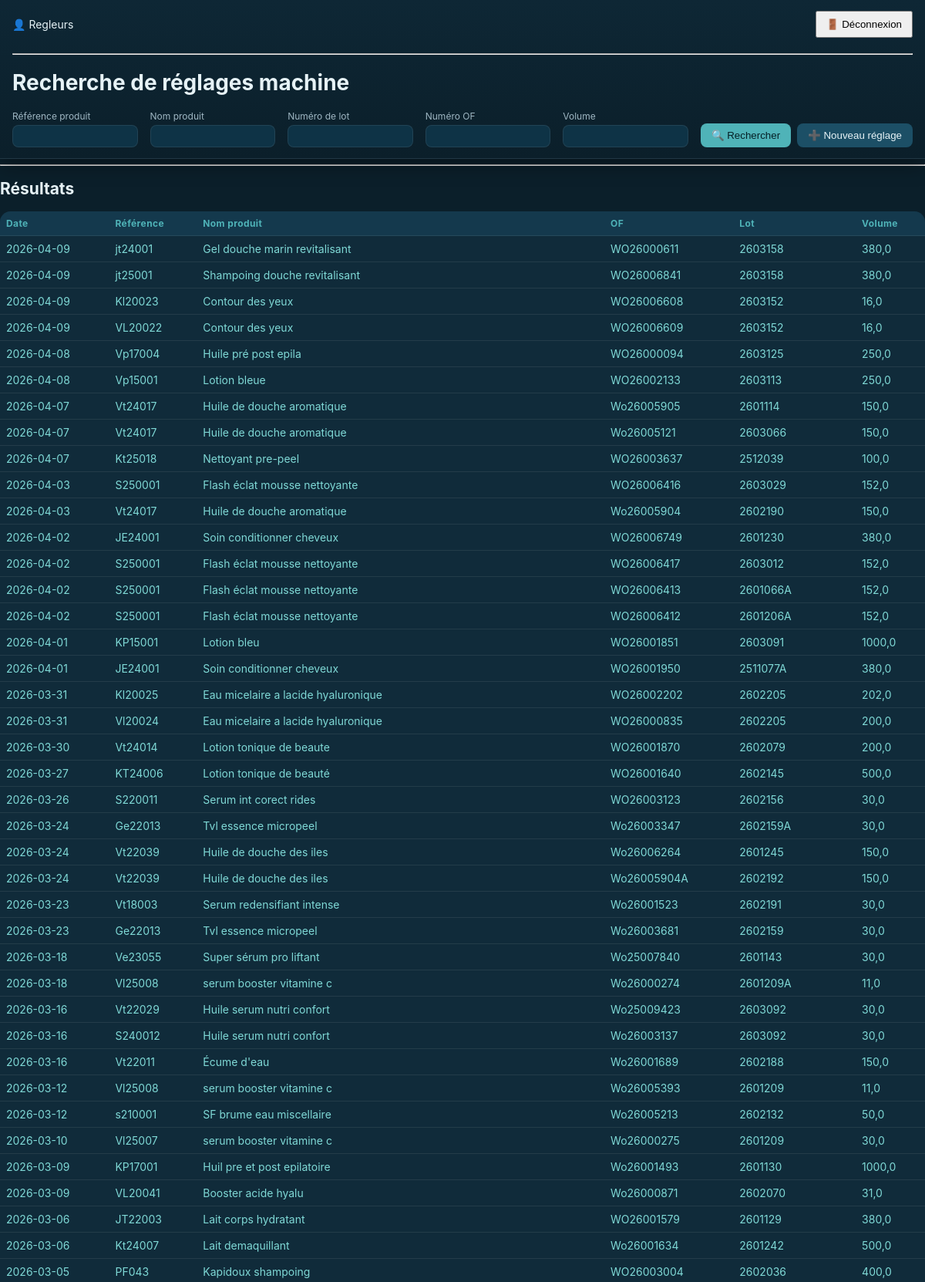
Page /recherche/ (signed in, upper part) on the committed database.
### machines/models.py (models this page shows, shortened)
class ReglageEKO(models.Model):
    ref = models.CharField(max_length=200)
    nom_produit = models.CharField(max_length=200, blank=True)
    numeros_of = models.CharField(
        max_length=100,
        null=True,       # ✅ OBLIGATOIRE
        blank=True,      # ✅ OBLIGATOIRE
        unique=True,
        db_index=True,
    )
    numeros_lot = models.CharField(max_length=100, db_index=True)
    of_precedent = models.ForeignKey(
    "self",
    null=True,
    blank=True,
    on_delete=models.SET_NULL,
    related_name="precedents"
    )
    of_lavage = models.ForeignKey(
    "self",
    null=True,
    blank=True,
    on_delete=models.SET_NULL,
    related_name="lavages"
    )
    date_reglage = models.DateField(null=True, blank=True)
    regleur = models.CharField(max_length=50, blank=True)
    observation = models.CharField(max_length=1000, null=True, blank=True)
    moussant = models.CharField(max_length=10, blank=True)
    ref_flacon = models.CharField(max_length=100, blank=True)
    programme = models.CharField(max_length=50, blank=True)
    godet = models.ForeignKey(Godet, null=True, blank=True, on_delete=models.SET_NULL)
    butee_vis = models.ForeignKey(Bute, null=True, blank=True, on_delete=models.SET_NULL)
    pince_vis = models.ForeignKey(Pince, null=True, blank=True, on_delete=models.SET_NULL)
    pince_f = models.ForeignKey(PinceF, null=True, blank=True, on_delete=models.SET_NULL)
    volume = models.FloatField(null=True, blank=True)
    volume_demarrage = models.FloatField(null=True, blank=True)
    filtre = models.CharField(max_length=10, blank=True)
    pompe_1 = models.CharField(max_length=10, null=True, blank=True)
    motorise_1 = models.CharField(max_length=10, blank=True)
    valeur_1 = models.FloatField(null=True, blank=True)
    bute_bec_1 = models.CharField(max_length=50, null=True, blank=True)
    tube_bec_1 = models.ForeignKey(Bec, null=True, blank=True, on_delete=models.SET_NULL, related_name="tubes_bec_p1")
    centerur_1 = models.ForeignKey(Centreur, null=True, blank=True, on_delete=models.SET_NULL, related_name="p1")
    pompe_2 = models.CharField(max_length=10, null=True, blank=True)
    motorise_2 = models.CharField(max_length=10, blank=True)
    valeur_2 = models.FloatField(null=True, blank=True)
    bute_bec_2 = models.CharField(max_length=50, null=True, blank=True)
    tube_bec_2 = models.ForeignKey(Bec, null=True, blank=True, on_delete=models.SET_NULL, related_name="tubes_bec_p2")
    centerur_2 = models.ForeignKey(Centreur, null=True, blank=True, on_delete=models.SET_NULL, related_name="p2")
    pompe_3 = models.CharField(max_length=50, null=True, blank=True)
    motorise_3 = models.CharField(max_length=10, blank=True)
    valeur_3 = models.FloatField(null=True, blank=True)
    bute_bec_3 = models.CharField(max_length=50, null=True, blank=True)
    tube_bec_3 = models.ForeignKey(Bec, null=True, blank=True, on_delete=models.SET_NULL, related_name="tubes_bec_p3")
    centerur_3 = models.ForeignKey(Centreur, null=True, blank=True, on_delete=models.SET_NULL, related_name="p3")
    pompe_4 = models.CharField(max_length=10, null=True, blank=True)
    valeur_4 = models.FloatField(null=True, blank=True)
    bute_bec_4 = models.CharField(max_length=50, null=True, blank=True)
    tube_bec_4 = models.ForeignKey(Bec, null=True, blank=True, on_delete=models.SET_NULL, related_name="tubes_bec_p4")
    centerur_4 = models.ForeignKey(Centreur, null=True, blank=True, on_delete=models.SET_NULL, related_name="p4")
    type_bec = models.CharField(max_length=50, blank=True)
    h_machine = models.FloatField(null=True, blank=True)
    ctrl_jus_h = models.CharField(max_length=10, blank=True)
    ctrl_jus_prof = models.CharField(max_length=10, blank=True)
    ctrl_ultra = models.CharField(max_length=10, blank=True)
    h_compo_1 = models.FloatField(null=True, blank=True)
    presence_marteau = models.CharField(max_length=10, blank=True)
    h_marteau = models.FloatField(null=True, blank=True)
    embout = models.CharField(max_length=50, blank=True)
    h_compo_2 = models.FloatField(null=True, blank=True)
    presence_visseuse = models.CharField(max_length=10, blank=True)
    couple_vis = models.FloatField(null=True, blank=True)
    h_pince_ext = models.FloatField(null=True, blank=True)
    h_pince_int = models.FloatField(null=True, blank=True)
    cadence = models.FloatField(null=True, blank=True)
    visseuse = models.CharField(max_length=50, blank=True)
    h_finale = models.FloatField(null=True, blank=True)
    convoyeur = models.CharField(max_length=50, blank=True)
    cames_bec_on = models.CharField(max_length=50, blank=True)
    cames_bec_off = models.CharField(max_length=50, blank=True)
    presence_cueilleur = models.CharField(max_length=10, blank=True)
    cueilleur = models.CharField(max_length=50, blank=True)
    cueilleur_1 = models.CharField(max_length=50, blank=True)
    cueilleur_2 = models.CharField(max_length=50, blank=True)
    cueilleur_3 = models.CharField(max_length=50, blank=True)
    hauteur_rail = models.FloatField(null=True, blank=True)
    etiquette = models.CharField(max_length=50, blank=True)
    consigne_etiquette = models.TextField(blank=True)
    etiqueteuse = models.CharField(max_length=50, blank=True)
    vrac_ref = models.ForeignKey("Vrac", null=True, blank=True, on_delete=models.SET_NULL, related_name="reglages")
    vrac = models.CharField(max_length=10, blank=True)
    vrac_Nom_vrac = models.CharField(max_length=10, blank=True)
    vrac_type = models.CharField(max_length=50, blank=True)
    vrac_pompe = models.CharField(max_length=50, blank=True)
    vrac_etuve = models.CharField(max_length=50, blank=True)
    vrac_temperature = models.CharField(max_length=50, blank=True)
    vrac_circuit_ferme_microbio = models.CharField(max_length=10, blank=True)
    vrac_commentaire = models.TextField(blank=True)
    vrac_labo_validation = models.CharField(max_length=10, blank=True)
    vrac_microbio_validation = models.CharField(max_length=10, blank=True)
    cree_le = models.DateTimeField(auto_now_add=True)
    modifie_le = models.DateTimeField(auto_now=True)
    class Meta:
        ordering = ["-date_reglage"]

### machines/views.py (the view)
# urls.py: path("recherche/", views.recherche_reglages, name="recherche_reglages"),
@login_required
def recherche_reglages(request):
    reglages = (
        ReglageEKO.objects
        .all()
        .order_by(
            F("date_reglage").desc(nulls_last=True),
            F("id").desc()
    )
)
    ref = request.GET.get("ref")
    nom = request.GET.get("nom")
    lot = request.GET.get("lot")
    of_ = request.GET.get("of")
    volume = request.GET.get("volume")
    if ref:
        reglages = reglages.filter(ref__icontains=ref)
    if nom:
        reglages = reglages.filter(nom_produit__icontains=nom)
    if lot:
        reglages = reglages.filter(numeros_lot__icontains=lot)
    if of_:
        reglages = reglages.filter(numeros_of__icontains=of_)
    if volume:
        reglages = reglages.filter(volume=volume)
    return render(request, "machines/recherche_reglages.html", {"reglages": reglages})

### machines/templates/machines/recherche_reglages.html (shortened to what this page needs)
<!DOCTYPE html>
<html lang="fr">
<head>
</head>
<body>
<div class="reglage-header">
    <div style="display:flex; justify-content:space-between; align-items:center; margin-bottom:20px;">
        <div>
            👤 {{ request.user.username }}
        </div>
        <div>
            <form action="{% url 'logout' %}" method="post" style="display:inline;">
                <button type="submit" style="padding:8px 12px;">
                    🚪 Déconnexion
                </button>
            </form>
        </div>
    </div>
    <hr>
<h1>Recherche de réglages machine</h1>
<form method="get" class="search-form">
  <div class="field">
    <label>Référence produit</label>
    <input type="text" name="ref">
  </div>
  <div class="field">
    <label>Nom produit</label>
    <input type="text" name="nom">
  </div>
  <div class="field">
    <label>Numéro de lot</label>
    <input type="text" name="lot">
  </div>
  <div class="field">
    <label>Numéro OF</label>
    <input type="text" name="of">
  </div>
  <div class="field">
    <label>Volume</label>
    <input type="text" name="volume">
  </div>
  <div class="actions">
    <button type="submit" class="btn btn-save">🔍 Rechercher</button>
    {% if perms.machines.add_reglageeko %}
      <a href="{% url 'create_reglage' %}">
        <button type="button" class="btn btn-edit">➕ Nouveau réglage</button>
      </a>
    {% endif %}
  </div>
</form>
</div>
<hr>
<h2>Résultats</h2>
{% if reglages %}
<table>
    <tr>
        <th>Date</th>
        <th>Référence</th>
        <th>Nom produit</th>
        <th>OF</th>
        <th>Lot</th>
        <th>Volume</th>
    </tr>
    {% for r in reglages %}
    <tr>
        <td><a class="rowlink" href="{% url 'detail_reglage' r.id %}">{{ r.date_reglage|date:'Y-m-d' }}</a></td>
        <td><a class="rowlink" href="{% url 'detail_reglage' r.id %}">{{ r.ref }}</a></td>
        <td><a class="rowlink" href="{% url 'detail_reglage' r.id %}">{{ r.nom_produit }}</a></td>
        <td><a class="rowlink" href="{% url 'detail_reglage' r.id %}">{{ r.numeros_of }}</a></td>
        <td><a class="rowlink" href="{% url 'detail_reglage' r.id %}">{{ r.numeros_lot }}</a></td>
        <td><a class="rowlink" href="{% url 'detail_reglage' r.id %}">{{ r.volume }}</a></td>
    </tr>
    {% endfor %}
</table>
{% else %}
<p>Aucun réglage trouvé.</p>
{% endif %}
</body>
</html>

### machines/templates/machines/recherche_reglages.html (style rules this page uses)
:root { --bg-main: #0b1f2a; --bg-header: #0e2735; --bg-card: #102b3a; --bg-card-soft: #14394d; --bg-hover: #163f55; --brand-primary: #4fb3b8; --brand-secondary: #1c4f66; --brand-accent: #7fd9d6; --text-main: #e6f2f6; --text-muted: #9fb7c3; --border-soft: rgba(255,255,255,.08); --radius: 8px; --radius-lg: 14px; --shadow-soft: 0 8px 24px rgba(0,0,0,.35); }
* { box-sizing: border-box; }
body { margin: 0; background: var(--bg-main); color: var(--text-main); font-family: "Inter", "Segoe UI", Arial, sans-serif; font-size: 14px; }
a { color: var(--brand-accent); text-decoration: none; }
.reglage-header { position: sticky; top: 0; z-index: 1000; background: linear-gradient(180deg, #0e2735 0%, #0b1f2a 100%); padding: 14px 16px; border-bottom: 1px solid var(--border-soft); box-shadow: var(--shadow-soft); }
label { font-size: 12px; color: var(--text-muted); margin-bottom: 4px; }
input, select, textarea { background: #0e3346; color: var(--text-main); border: 1px solid var(--border-soft); border-radius: var(--radius); padding: 6px 8px; width: 100%; }
input::placeholder { color: var(--text-muted); }
.btn { padding: 8px 14px; border-radius: var(--radius); border: none; cursor: pointer; font-weight: 500; transition: all .2s ease; }
.btn-save { background: var(--brand-primary); color: #052026; }
.btn-edit { background: var(--brand-secondary); color: var(--text-main); }
table { width: 100%; border-collapse: collapse; background: var(--bg-card); border-radius: var(--radius-lg); overflow: hidden; }
th { background: var(--bg-card-soft); color: var(--brand-primary); font-size: 12px; letter-spacing: .4px; padding: 8px; text-align: left; }
td { padding: 8px; border-top: 1px solid var(--border-soft); }
.search-form { display: grid; grid-template-columns: repeat(5, minmax(160px, 1fr)) auto; gap: 14px 16px; align-items: end; }
.search-form .field { display: flex; flex-direction: column; }
.search-form .actions { display: flex; gap: 8px; white-space: nowrap; }

### rows in the picture
ReglageEKO: date_reglage "2026-04-09", ref "jt24001", nom_produit "Gel douche marin revitalisant", numeros_of "WO26000611", numeros_lot "2603158", volume "380,0"
ReglageEKO: date_reglage "2026-04-09", ref "jt25001", nom_produit "Shampoing douche revitalisant", numeros_of "WO26006841", numeros_lot "2603158", volume "380,0"
ReglageEKO: date_reglage "2026-04-09", ref "Kl20023", nom_produit "Contour des yeux", numeros_of "WO26006608", numeros_lot "2603152", volume "16,0"
ReglageEKO: date_reglage "2026-04-09", ref "VL20022", nom_produit "Contour des yeux", numeros_of "WO26006609", numeros_lot "2603152", volume "16,0"
ReglageEKO: date_reglage "2026-04-08", ref "Vp17004", nom_produit "Huile pré post epila", numeros_of "WO26000094", numeros_lot "2603125", volume "250,0"
ReglageEKO: date_reglage "2026-04-08", ref "Vp15001", nom_produit "Lotion bleue", numeros_of "WO26002133", numeros_lot "2603113", volume "250,0"
ReglageEKO: date_reglage "2026-04-07", ref "Vt24017", nom_produit "Huile de douche aromatique", numeros_of "Wo26005905", numeros_lot "2601114", volume "150,0"
ReglageEKO: date_reglage "2026-04-07", ref "Vt24017", nom_produit "Huile de douche aromatique", numeros_of "Wo26005121", numeros_lot "2603066", volume "150,0"
ReglageEKO: date_reglage "2026-04-07", ref "Kt25018", nom_produit "Nettoyant pre-peel", numeros_of "WO26003637", numeros_lot "2512039", volume "100,0"
ReglageEKO: date_reglage "2026-04-03", ref "S250001", nom_produit "Flash éclat mousse nettoyante", numeros_of "WO26006416", numeros_lot "2603029", volume "152,0"
ReglageEKO: date_reglage "2026-04-03", ref "Vt24017", nom_produit "Huile de douche aromatique", numeros_of "Wo26005904", numeros_lot "2602190", volume "150,0"
ReglageEKO: date_reglage "2026-04-02", ref "JE24001", nom_produit "Soin conditionner cheveux", numeros_of "WO26006749", numeros_lot "2601230", volume "380,0"
ReglageEKO: date_reglage "2026-04-02", ref "S250001", nom_produit "Flash éclat mousse nettoyante", numeros_of "WO26006417", numeros_lot "2603012", volume "152,0"
ReglageEKO: date_reglage "2026-04-02", ref "S250001", nom_produit "Flash éclat mousse nettoyante", numeros_of "WO26006413", numeros_lot "2601066A", volume "152,0"
ReglageEKO: date_reglage "2026-04-02", ref "S250001", nom_produit "Flash éclat mousse nettoyante", numeros_of "WO26006412", numeros_lot "2601206A", volume "152,0"
ReglageEKO: date_reglage "2026-04-01", ref "KP15001", nom_produit "Lotion bleu", numeros_of "WO26001851", numeros_lot "2603091", volume "1000,0"
ReglageEKO: date_reglage "2026-04-01", ref "JE24001", nom_produit "Soin conditionner cheveux", numeros_of "WO26001950", numeros_lot "2511077A", volume "380,0"
ReglageEKO: date_reglage "2026-03-31", ref "Kl20025", nom_produit "Eau micelaire a lacide hyaluronique", numeros_of "WO26002202", numeros_lot "2602205", volume "202,0"
ReglageEKO: date_reglage "2026-03-31", ref "Vl20024", nom_produit "Eau micelaire a lacide hyaluronique", numeros_of "WO26000835", numeros_lot "2602205", volume "200,0"
ReglageEKO: date_reglage "2026-03-30", ref "Vt24014", nom_produit "Lotion tonique de beaute", numeros_of "WO26001870", numeros_lot "2602079", volume "200,0"
ReglageEKO: date_reglage "2026-03-27", ref "KT24006", nom_produit "Lotion tonique de beauté", numeros_of "WO26001640", numeros_lot "2602145", volume "500,0"
ReglageEKO: date_reglage "2026-03-26", ref "S220011", nom_produit "Serum int corect rides", numeros_of "WO26003123", numeros_lot "2602156", volume "30,0"
ReglageEKO: date_reglage "2026-03-24", ref "Ge22013", nom_produit "Tvl essence micropeel", numeros_of "Wo26003347", numeros_lot "2602159A", volume "30,0"
ReglageEKO: date_reglage "2026-03-24", ref "Vt22039", nom_produit "Huile de douche des iles", numeros_of "Wo26006264", numeros_lot "2601245", volume "150,0"
ReglageEKO: date_reglage "2026-03-24", ref "Vt22039", nom_produit "Huile de douche des iles", numeros_of "Wo26005904A", numeros_lot "2602192", volume "150,0"
ReglageEKO: date_reglage "2026-03-23", ref "Vt18003", nom_produit "Serum redensifiant intense", numeros_of "Wo26001523", numeros_lot "2602191", volume "30,0"
ReglageEKO: date_reglage "2026-03-23", ref "Ge22013", nom_produit "Tvl essence micropeel", numeros_of "Wo26003681", numeros_lot "2602159", volume "30,0"
ReglageEKO: date_reglage "2026-03-18", ref "Ve23055", nom_produit "Super sérum pro liftant", numeros_of "Wo25007840", numeros_lot "2601143", volume "30,0"
ReglageEKO: date_reglage "2026-03-18", ref "Vl25008", nom_produit "serum booster vitamine c", numeros_of "Wo26000274", numeros_lot "2601209A", volume "11,0"
ReglageEKO: date_reglage "2026-03-16", ref "Vt22029", nom_produit "Huile serum nutri confort", numeros_of "Wo25009423", numeros_lot "2603092", volume "30,0"
ReglageEKO: date_reglage "2026-03-16", ref "S240012", nom_produit "Huile serum nutri confort", numeros_of "Wo26003137", numeros_lot "2603092", volume "30,0"
ReglageEKO: date_reglage "2026-03-16", ref "Vt22011", nom_produit "Écume d'eau", numeros_of "Wo26001689", numeros_lot "2602188", volume "150,0"
ReglageEKO: date_reglage "2026-03-12", ref "Vl25008", nom_produit "serum booster vitamine c", numeros_of "Wo26005393", numeros_lot "2601209", volume "11,0"
ReglageEKO: date_reglage "2026-03-12", ref "s210001", nom_produit "SF brume eau miscellaire", numeros_of "Wo26005213", numeros_lot "2602132", volume "50,0"
ReglageEKO: date_reglage "2026-03-10", ref "Vl25007", nom_produit "serum booster vitamine c", numeros_of "Wo26000275", numeros_lot "2601209", volume "30,0"
ReglageEKO: date_reglage "2026-03-09", ref "KP17001", nom_produit "Huil pre et post epilatoire", numeros_of "Wo26001493", numeros_lot "2601130", volume "1000,0"
ReglageEKO: date_reglage "2026-03-09", ref "VL20041", nom_produit "Booster acide hyalu", numeros_of "Wo26000871", numeros_lot "2602070", volume "31,0"
ReglageEKO: date_reglage "2026-03-06", ref "JT22003", nom_produit "Lait corps hydratant", numeros_of "WO26001579", numeros_lot "2601129", volume "380,0"
ReglageEKO: date_reglage "2026-03-06", ref "Kt24007", nom_produit "Lait demaquillant", numeros_of "Wo26001634", numeros_lot "2601242", volume "500,0"
ReglageEKO: date_reglage "2026-03-05", ref "PF043", nom_produit "Kapidoux shampoing", numeros_of "WO26003004", numeros_lot "2602036", volume "400,0"

### other values in the picture
{{ request.user.username }} "Regleurs"
